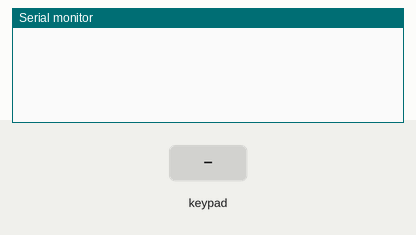
Recording of a sketch running on a simulated Arduino Leonardo, built with avr-gcc and run on an emulated ATmega32U4. Shown: the last lines printed to the serial monitor. Inputs (shaded band) come from the test bench. USB keyboard and mouse output is not drawn.

Above: at 1.2 s.
1.3 s: key '1' pressed
At 2.0 s:
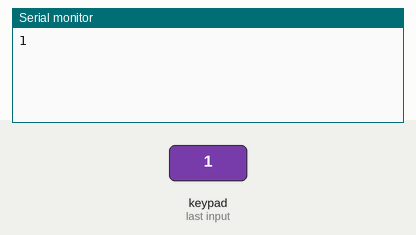
2.8 s: keypad keys 4 6 5 7 A pressed 0.4 s apart
At 5.7 s:
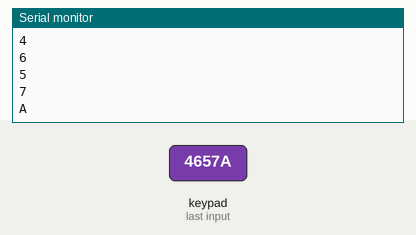
6.3 s: key 'u' pressed
At 7.3 s:
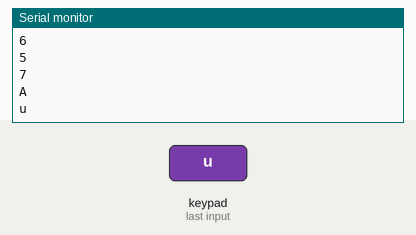
7.8 s: keypad keys 4 6 5 7 D pressed 0.4 s apart
At 10.7 s:
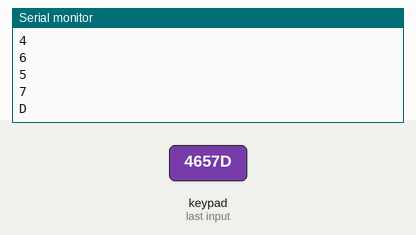
11.3 s: key 'U' pressed
At 12.2 s:
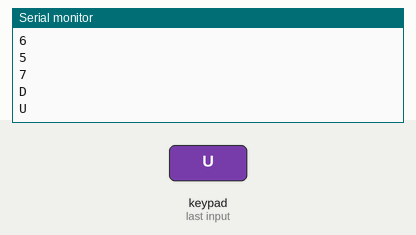
12.8 s: key 'd' pressed
At 13.2 s:
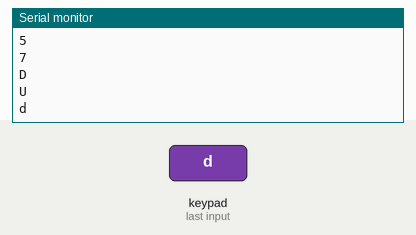
Timing chart, 0 to 15.3 s (numbered marks = the images above; inputs shaded):
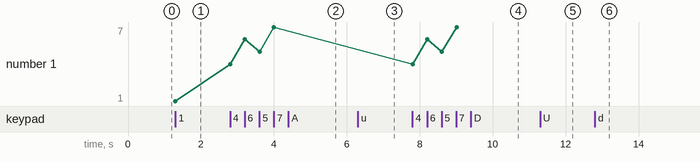

Measured:
- after the input at 1.3 s, the serial monitor: prints a new line at once (image 1)
- after the input at 2.8 s, the serial monitor: prints a new line at once (image 2)
- after the input at 6.3 s, the serial monitor: prints a new line at once (image 3)
- after the input at 7.8 s, the serial monitor: prints a new line at once (image 4)
- after the input at 11.3 s, the serial monitor: prints a new line at once (image 5)
- after the input at 12.8 s, the serial monitor: prints a new line at once (image 6)
- plotted number 1: 1 → 7 after the input at 2.8 s

The sketch:

chfs-driver.ino
```cpp
#include <HID-Project.h>
#include <Keypad.h>


// ROWS
#define GREEN
#define BROWN
#define BLUE
#define BLACK
#define RED

// COLUMNS
#define WHITE
#define ORANGE
#define PURPLE
#define GRAY

// BUTTONS
#define TRIGGER     1
#define RELEASE     2
#define MASTER      3
#define NWS         4

#define TMS_UP      5
#define TMS_RIGHT   6
#define TMS_DOWN    7
#define TMS_LEFT    8

#define DMS_UP      9
#define DMS_RIGHT   10
#define DMS_DOWN    11
#define DMS_LEFT    12

#define CMS_UP      13
#define CMS_RIGHT   14
#define CMS_DOWN    15
#define CMS_LEFT    16

#define HAT_UP      17
#define HAT_RIGHT   18
#define HAT_DOWN    19
#define HAT_LEFT    20


const byte ROWS = 4; //four rows
const byte COLS = 5; //three columns

char keys[ROWS][COLS] = {
  {'1','5','9','u','U'},
  {'2','6','0','d','D'},
  {'3','7','A','r','R'},
  {'4','8','B','l','L'},
};

byte rowPins[ROWS] = {4, 6, 5, 7}; //connect to the row pinouts of the keypad
byte colPins[COLS] = {9, 10, 11, 12, 8}; //connect to the column pinouts of the keypad

Keypad joystick = Keypad( makeKeymap(keys), rowPins, colPins, ROWS, COLS );

void setup(){
  Gamepad.begin();
  Serial.begin(9600);
  joystick.addEventListener(joystickEvent);
}

void loop(){
  char key = joystick.getKey();

  if (key != NO_KEY){
    Serial.println(key);
  }

  delay(10);
}

void joystickEvent(KeypadEvent button) {
  switch(joystick.getState()) {
    case PRESSED:
      switch(button) {
        case '1':
          Gamepad.press(1);
          break;
        case '2':
          Gamepad.press(2);
          break;
        case '3':
          Gamepad.press(3);
          break;
        case '4':
          Gamepad.press(4);
          break;
        case '5':
          Gamepad.press(5);
          break;
        case '6':
          Gamepad.press(6);
          break;
        case '7':
          Gamepad.press(7);
          break;
        case '8':
          Gamepad.press(8);
          break;
        case '9':
          Gamepad.press(9);
          break;
        case '0':
          Gamepad.press(10);
          break;
        case 'A':
          Gamepad.press(11);
          break;
        case 'B':
          Gamepad.press(12);
          break;
        case 'u':
          Gamepad.press(13);
          break;
        case 'd':
          Gamepad.press(14);
          break;
        case 'r':
          Gamepad.press(15);
          break;
        case 'l':
          Gamepad.press(16);
          break;
        case 'U':
          Gamepad.press(17);
          break;
        case 'D':
          Gamepad.press(18);
          break;
        case 'R':
          Gamepad.press(19);
          break;
        case 'L':
          Gamepad.press(20);
          break;
      }
      break;
    case RELEASED:
      switch(button) {
        case '1':
          Gamepad.release(1);
          break;
        case '2':
          Gamepad.release(2);
          break;
        case '3':
          Gamepad.release(3);
          break;
        case '4':
          Gamepad.release(4);
          break;
        case '5':
          Gamepad.release(5);
          break;
        case '6':
          Gamepad.release(6);
          break;
        case '7':
          Gamepad.release(7);
          break;
        case '8':
          Gamepad.release(8);
          break;
        case '9':
          Gamepad.release(9);
          break;
        case '0':
          Gamepad.release(10);
          break;
        case 'A':
          Gamepad.release(11);
          break;
        case 'B':
          Gamepad.release(12);
          break;
        case 'u':
          Gamepad.release(13);
          break;
        case 'd':
          Gamepad.release(14);
          break;
        case 'r':
          Gamepad.release(15);
          break;
        case 'l':
          Gamepad.release(16);
          break;
        case 'U':
          Gamepad.release(17);
          break;
        case 'D':
          Gamepad.release(18);
          break;
        case 'R':
          Gamepad.release(19);
          break;
        case 'L':
          Gamepad.release(20);
          break;
      }
      break;
  }
  Gamepad.write();
}
```
